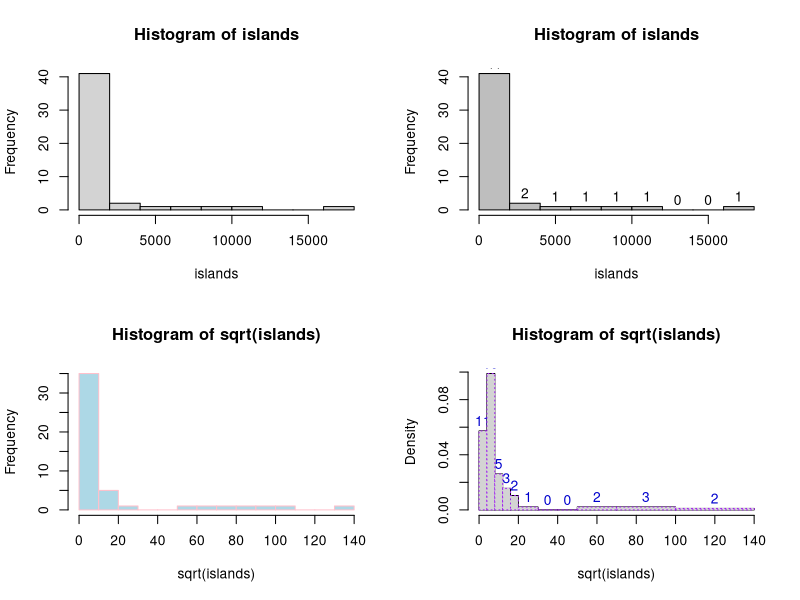

This figure's R source:
# Rscript saveplot.r #arg1 arg2
# R CMD BATCH --no-save "--args arg1 arg2" saveplot.r

#! /path/to/Rscript
#args <- commandArgs(TRUE)

#! /path/to/Rscript

jpeg(file = "myplot.jpeg")

op <- par(mfrow = c(2, 2))
hist(islands)
utils::str(hist(islands, col = "gray", labels = TRUE))

hist(sqrt(islands), breaks = 12, col = "lightblue", border = "pink")
##-- For non-equidistant breaks, counts should NOT be graphed unscaled:
r <- hist(sqrt(islands), breaks = c(4*0:5, 10*3:5, 70, 100, 140),
          col = "blue1")
text(r$mids, r$density, r$counts, adj = c(.5, -.5), col = "blue3")
sapply(r[2:3], sum)
sum(r$density * diff(r$breaks)) # == 1
lines(r, lty = 3, border = "purple") # -> lines.histogram(*)
par(op)

require(utils) # for str
str(hist(islands, breaks = 12, plot =  FALSE)) #-> 10 (~= 12) breaks
str(hist(islands, breaks = c(12,20,36,80,200,1000,17000), plot = FALSE))

dev.off()

q(status=0)

#Format	    Driver	      Notes
#JPG	        jpeg	        Can be used anywhere, but doesn't resize
#PNG	        png	          Can be used anywhere, but doesn't resize
#WMF	        win.metafile	Windows only; best choice with Word; easily resizable
#PDF	        pdf	          Best choice with pdflatex; easily resizable
#Postscript  postscript	  Best choice with latex and Open Office; easily resizable
